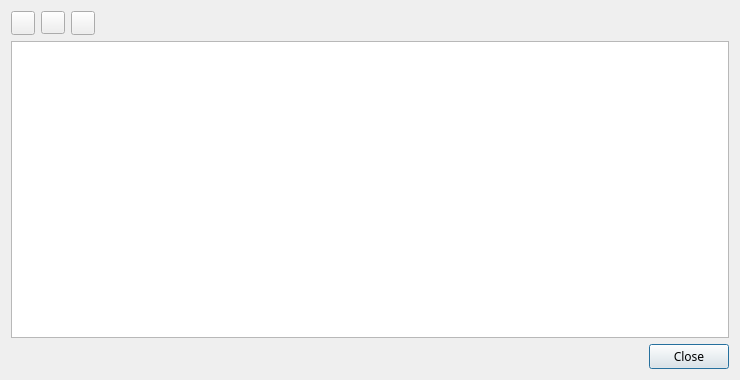
<?xml version="1.0" encoding="UTF-8"?>
<ui version="4.0">
 <class>DSDStatusTextDialog</class>
 <widget class="QDialog" name="DSDStatusTextDialog">
  <property name="geometry">
   <rect>
    <x>0</x>
    <y>0</y>
    <width>740</width>
    <height>380</height>
   </rect>
  </property>
  <property name="font">
   <font>
    <family>Sans Serif</family>
    <pointsize>9</pointsize>
   </font>
  </property>
  <property name="windowTitle">
   <string>Status text log</string>
  </property>
  <property name="windowIcon">
   <iconset resource="../../../sdrgui/resources/res.qrc">
    <normaloff>:/bwe-solutions_icon.png</normaloff>:/bwe-solutions_icon.png</iconset>
  </property>
  <layout class="QVBoxLayout" name="verticalLayout">
   <item>
    <layout class="QHBoxLayout" name="processLayout">
     <item>
      <widget class="QPushButton" name="clear">
       <property name="maximumSize">
        <size>
         <width>24</width>
         <height>24</height>
        </size>
       </property>
       <property name="toolTip">
        <string>Clear log</string>
       </property>
       <property name="text">
        <string/>
       </property>
       <property name="icon">
        <iconset resource="../../../sdrgui/resources/res.qrc">
         <normaloff>:/sweep.png</normaloff>:/sweep.png</iconset>
       </property>
       <property name="autoDefault">
        <bool>false</bool>
       </property>
      </widget>
     </item>
     <item>
      <widget class="ButtonSwitch" name="pinToLastLine">
       <property name="toolTip">
        <string>Pin to last line</string>
       </property>
       <property name="text">
        <string/>
       </property>
       <property name="icon">
        <iconset resource="../../../sdrgui/resources/res.qrc">
         <normaloff>:/pin_last.png</normaloff>:/pin_last.png</iconset>
       </property>
      </widget>
     </item>
     <item>
      <widget class="QPushButton" name="saveLog">
       <property name="maximumSize">
        <size>
         <width>24</width>
         <height>24</height>
        </size>
       </property>
       <property name="toolTip">
        <string>Save log to file</string>
       </property>
       <property name="text">
        <string/>
       </property>
       <property name="icon">
        <iconset resource="../../../sdrgui/resources/res.qrc">
         <normaloff>:/save.png</normaloff>:/save.png</iconset>
       </property>
       <property name="autoDefault">
        <bool>false</bool>
       </property>
      </widget>
     </item>
     <item>
      <spacer name="horizontalSpacer">
       <property name="orientation">
        <enum>Qt::Horizontal</enum>
       </property>
       <property name="sizeHint" stdset="0">
        <size>
         <width>40</width>
         <height>20</height>
        </size>
       </property>
      </spacer>
     </item>
    </layout>
   </item>
   <item>
    <widget class="QPlainTextEdit" name="logEdit">
     <property name="enabled">
      <bool>true</bool>
     </property>
     <property name="font">
      <font>
       <family>Liberation Mono</family>
       <pointsize>9</pointsize>
      </font>
     </property>
     <property name="toolTip">
      <string>Log</string>
     </property>
     <property name="readOnly">
      <bool>true</bool>
     </property>
    </widget>
   </item>
   <item>
    <widget class="QDialogButtonBox" name="buttonBox">
     <property name="orientation">
      <enum>Qt::Horizontal</enum>
     </property>
     <property name="standardButtons">
      <set>QDialogButtonBox::Close</set>
     </property>
    </widget>
   </item>
  </layout>
 </widget>
 <customwidgets>
  <customwidget>
   <class>ButtonSwitch</class>
   <extends>QToolButton</extends>
   <header>gui/buttonswitch.h</header>
  </customwidget>
 </customwidgets>
 <tabstops>
  <tabstop>buttonBox</tabstop>
 </tabstops>
 <resources>
  <include location="../../../sdrgui/resources/res.qrc"/>
 </resources>
 <connections>
  <connection>
   <sender>buttonBox</sender>
   <signal>accepted()</signal>
   <receiver>DSDStatusTextDialog</receiver>
   <slot>accept()</slot>
   <hints>
    <hint type="sourcelabel">
     <x>257</x>
     <y>194</y>
    </hint>
    <hint type="destinationlabel">
     <x>157</x>
     <y>203</y>
    </hint>
   </hints>
  </connection>
  <connection>
   <sender>buttonBox</sender>
   <signal>rejected()</signal>
   <receiver>DSDStatusTextDialog</receiver>
   <slot>reject()</slot>
   <hints>
    <hint type="sourcelabel">
     <x>314</x>
     <y>194</y>
    </hint>
    <hint type="destinationlabel">
     <x>286</x>
     <y>203</y>
    </hint>
   </hints>
  </connection>
 </connections>
</ui>
